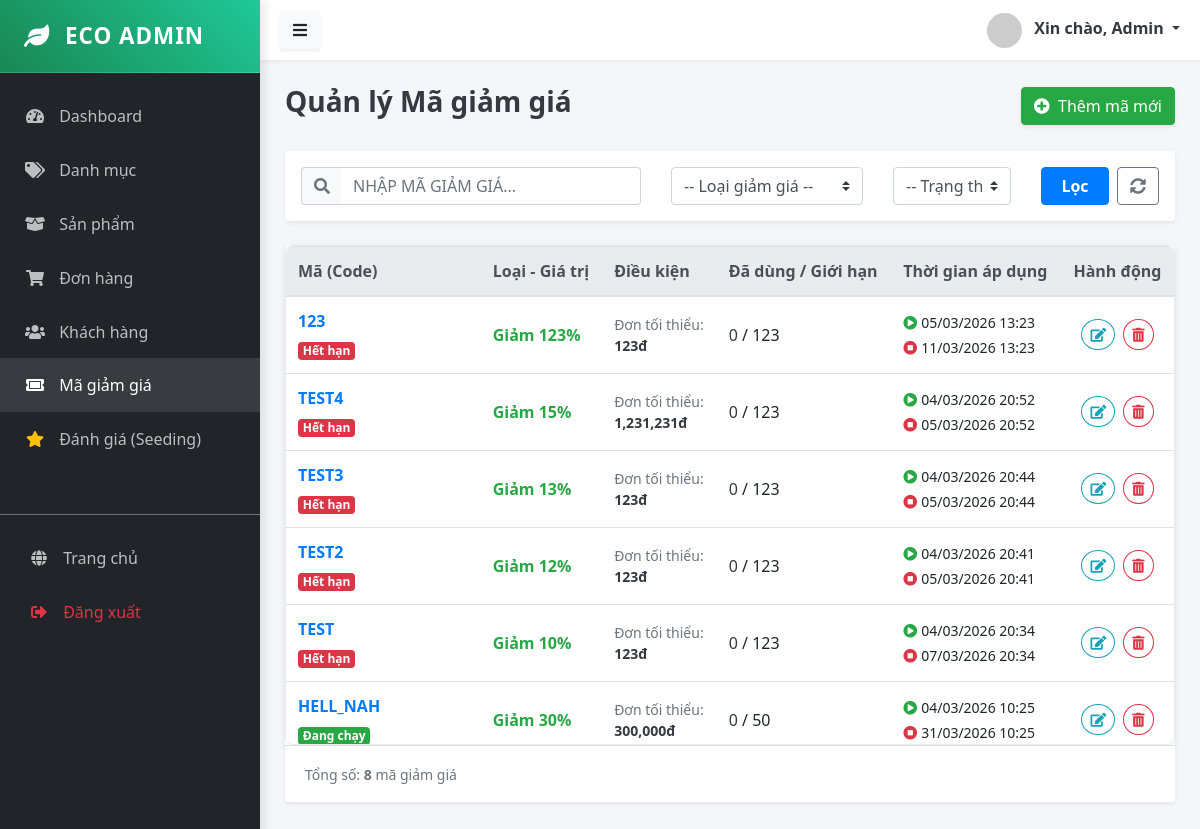
Before: /public/admin/coupon (signed in) with the older database file.
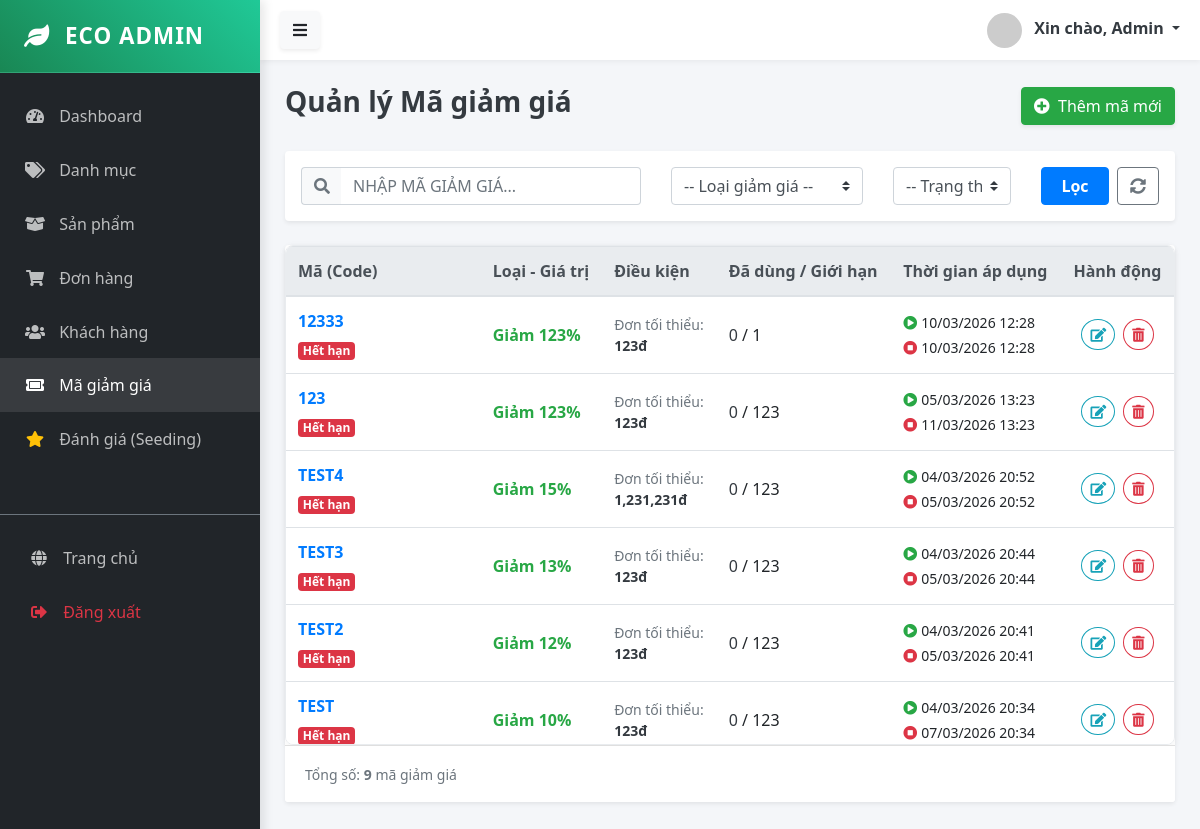
After: the same page with the newer database file.
### tables this page shows
CREATE TABLE `coupons` (
  `id` bigint UNSIGNED NOT NULL,
  `code` varchar(100) DEFAULT NULL,
  `type` varchar(50) DEFAULT NULL,
  `value` bigint DEFAULT NULL,
  `min_order_cents` bigint DEFAULT NULL,
  `usage_limit` int DEFAULT NULL,
  `used_count` int DEFAULT '0',
  `starts_at` datetime DEFAULT NULL,
  `ends_at` datetime DEFAULT NULL,
  `applies_to_category_ids` json DEFAULT NULL,
  `created_at` timestamp NULL DEFAULT CURRENT_TIMESTAMP
);

### app/Controllers/Admin/CouponController.php (called while the page is built, shortened)
<?php
class CouponController extends Controller {
    public function index() {
        $couponModel = $this->model('Coupon');
        $filters = [
            'search' => trim($_GET['search'] ?? ''),
            'type'   => $_GET['type'] ?? '',
            'status' => $_GET['status'] ?? ''
        ];
        $coupons = $couponModel->getAllCoupons($filters);
        $this->view('admin/coupons/index', ['coupons' => $coupons]);
    }
}

### app/Core/App.php (called while the page is built, shortened)
<?php
class App {
    protected $controller = 'HomeController';
    protected $method = 'index';
    public function __construct() {
        $url = $this->parseUrl();
        if (isset($url[0]) && strtolower($url[0]) == 'admin') {
            array_shift($url);
            $folder = 'Admin';
            $this->controller = 'DashboardController';
            if (isset($url[0])) {
                $controllerName = $this->convertToPascalCase($url[0]) . 'Controller';
                if (file_exists('../app/Controllers/Admin/' . $controllerName . '.php')) {
                    $this->controller = $controllerName;
                    array_shift($url);
                }
            }
        }
        $file = '../app/Controllers/' . $folder . '/' . $this->controller . '.php';
        if (file_exists($file)) {
            $this->controller = new $class;
        } else {
            die("Lỗi 404: Controller '{$this->controller}' không tồn tại.");
        }
        $this->params = $url ? array_values($url) : [];
        call_user_func_array([$this->controller, $this->method], $this->params);
    }
    public function parseUrl() {
        if (isset($_GET['url'])) {
            return explode('/', filter_var(rtrim($_GET['url'], '/'), FILTER_SANITIZE_URL));
        }
        return [];
    }
    private function convertToPascalCase($string) {
        return str_replace(' ', '', ucwords(str_replace('-', ' ', $string)));
    }
}

### public/index.php (called while the page is built, shortened)
<?php
$app = new App();

### config/database.php (called while the page is built)
<?php
return [
    'host' => $_ENV['DB_HOST'] ?? 'localhost',
    'dbname' => $_ENV['DB_DATABASE'] ?? 'ecostore',
    'user' => $_ENV['DB_USERNAME'] ?? 'root',
    'pass' => $_ENV['DB_PASSWORD'] ?? '',
    'charset' => 'utf8mb4'
];

### app/Core/Database.php (called while the page is built, shortened)
<?php
class Database {
    private static $instance = null;
    private $connection;
    private function __construct() {
        $config = require __DIR__ . '/../../config/database.php';
        $dsn = "mysql:host={$config['host']};dbname={$config['dbname']};charset={$config['charset']}";
        try {
            $this->connection = new PDO($dsn, $config['user'], $config['pass']);
            $this->connection->setAttribute(PDO::ATTR_ERRMODE, PDO::ERRMODE_EXCEPTION);
            $this->connection->setAttribute(PDO::ATTR_DEFAULT_FETCH_MODE, PDO::FETCH_ASSOC);
        } catch (PDOException $e) {
            die("DB Connection Error: " . $e->getMessage());
        }
    }
    public static function getInstance() {
        if (!self::$instance) {
            self::$instance = new Database();
        }
        return self::$instance;
    }
    public function query($sql, $params = []) {
        try {
            $stmt = $this->connection->prepare($sql);
            $stmt->execute($params);
            return $stmt;
        } catch (PDOException $e) {
            die("Lỗi truy vấn SQL: " . $e->getMessage());
        }
    }
    public function fetchAll($sql, $params = []) {
        return $this->query($sql, $params)->fetchAll();
    }
}

### app/Core/Model.php (called while the page is built, shortened)
<?php
abstract class Model {
    public function __construct() {
        $this->db = Database::getInstance();
    }
}

### app/Models/Coupon.php (called while the page is built, shortened)
<?php
class Coupon extends Model {
    protected $table = 'coupons';
    public function getAllCoupons($filters = []) {
        $sql = "SELECT * FROM {$this->table} WHERE 1=1";
        $params = [];
        $sql .= " ORDER BY created_at DESC";
        return $this->db->fetchAll($sql, $params);
    }
}

### app/Views/admin/coupons/index.php (the view, shortened to what the rows shown need)
<?php require_once '../app/Views/layouts/admin/sidebar.php'; ?>
<div class="card shadow-sm border-0">
    <div class="card-body p-0">
        <div class="table-scroll-wrapper">
            <table class="table table-hover mb-0">
                <thead class="thead-light">
                    <tr>
                        <th>Mã (Code)</th>
                        <th>Loại - Giá trị</th>
                        <th>Điều kiện</th>
                        <th>Đã dùng / Giới hạn</th>
                        <th>Thời gian áp dụng</th>
                        <th class="text-center">Hành động</th>
                    </tr>
                </thead>
                <tbody>
                    <?php if (!empty($coupons)): ?>
                        <?php foreach ($coupons as $coupon): ?>
                            <?php
                            $now = time();
                            $start = strtotime($coupon['starts_at']);
                            $end = strtotime($coupon['ends_at']);
                            $statusClass = 'success';
                            $statusText = 'Đang chạy';
                            if ($now < $start) {
                                $statusClass = 'warning';
                                $statusText = 'Sắp tới';
                            } elseif ($now > $end) {
                                $statusClass = 'danger';
                                $statusText = 'Hết hạn';
                            }
                            ?>
                            <tr>
                                <td class="align-middle font-weight-bold text-primary">
                                    <span class="d-block mb-1 fs-5"><?= $coupon['code'] ?></span>
                                    <span class="badge badge-<?= $statusClass ?>"><?= $statusText ?></span>
                                </td>
                                <td class="align-middle">
                                    <?php if ($coupon['type'] == 'percent'): ?>
                                        <span class="text-success font-weight-bold">Giảm <?= $coupon['value'] ?>%</span>
                                    <?php else: ?>
                                        <span class="text-success font-weight-bold">Giảm <?= number_format($coupon['value']) ?>đ</span>
                                    <?php endif; ?>
                                </td>
                                <td class="align-middle text-muted small">
                                    Đơn tối thiểu: <br><strong class="text-dark"><?= number_format($coupon['min_order_cents']) ?>đ</strong>
                                </td>
                                <td class="align-middle">
                                    <?php
                                    $limit = $coupon['usage_limit'] ?: 'Vô hạn';
                                    $used = $coupon['used_count'];
                                    $color = ($limit !== 'Vô hạn' && $used >= $limit) ? 'text-danger font-weight-bold' : 'text-dark';
                                    ?>
                                    <span class="<?= $color ?>"><?= $used ?></span> / <?= $limit ?>
                                </td>
                                <td class="align-middle small">
                                    <div class="mb-1"><i class="fas fa-play-circle text-success mr-1"></i><?= date('d/m/Y H:i', strtotime($coupon['starts_at'])) ?></div>
                                    <div><i class="fas fa-stop-circle text-danger mr-1"></i><?= date('d/m/Y H:i', strtotime($coupon['ends_at'])) ?></div>
                                </td>
                                <td class="align-middle text-center">
                                    <a href="/MY_WEB/public/admin/coupon/edit/<?= $coupon['id'] ?>" class="btn btn-sm btn-outline-info rounded-circle mr-1" title="Sửa">
                                        <i class="fas fa-edit"></i>
                                    </a>
                                    <a href="/MY_WEB/public/admin/coupon/delete/<?= $coupon['id'] ?>" class="btn btn-sm btn-outline-danger rounded-circle" onclick="return confirm('Bạn có chắc chắn muốn xóa mã này?');" title="Xóa">
                                        <i class="fas fa-trash-alt"></i>
                                    </a>
                                </td>
                            </tr>
                        <?php endforeach; ?>
                    <?php endif; ?>
                </tbody>
            </table>
        </div>
    </div>
</div>
<?php require_once '../app/Views/layouts/admin/footer.php'; ?>

Changed rows visible on the page:
no longer on this page (row unchanged): coupons: code "HELL_NAH", statusText "Đang chạy", value "30", min_order_cents "300,000", used_count "0", usage_limit "50", starts_at "04/03/2026 10:25", ends_at "31/03/2026 10:25"
added coupons: code "12333", statusText "Hết hạn", value "123", min_order_cents "123", used_count "0", usage_limit "1", starts_at "10/03/2026 12:28", ends_at "10/03/2026 12:28"
Other visible differences:
count($coupons): "8" → "9"
